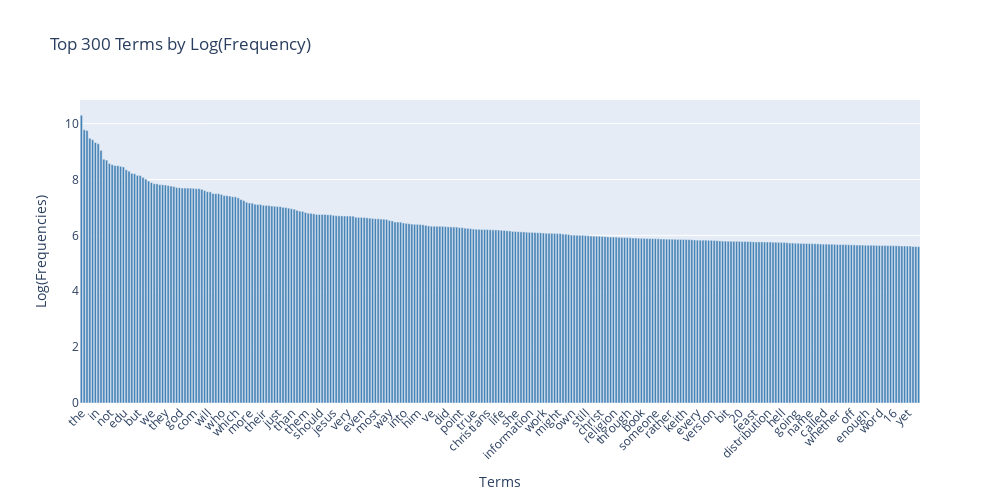

The notebook cell this image was saved under:
### Markdown cell above
### >>> **Exercise 15 (take home):** 
You can copy the code from the previous exercise and change the 'term_frequencies' variable for the 'term_frequencies_log', comment about the differences that you observe and talk about other possible insights that we can get from a log distribution.

### Code cell
# Answer here
# 原始詞頻
term_frequencies = np.asarray(X_counts.sum(axis=0)).ravel()
terms = count_vect.get_feature_names_out()

# 對詞頻取 log(1+x)，避免 log(0) 出錯
term_frequencies_log = np.log1p(term_frequencies)

# 選出前 300 個最高 log 頻率的詞（其實排序結果大致跟原始頻率相同）
top_idx = np.argsort(term_frequencies_log)[::-1][:300]
top_terms = terms[top_idx]
top_freqs = term_frequencies_log[top_idx]

# 繪圖
fig = go.Figure(data=[go.Bar(x=top_terms, 
                             y=top_freqs,
                             marker_color='steelblue')])
fig.update_layout(title='Top 300 Terms by Log(Frequency)',
                  xaxis_title='Terms',
                  yaxis_title='Log(Frequencies)',
                  xaxis_tickangle=-45,
                  width=1000, height=500)
fig.show()

### Figure 1 — Plotly figure (JSON) as saved in the notebook; plotly's stock layout.template omitted (floating-point values rounded to 4 significant figures; data arrays with more than 128 entries replaced by an {"elided": "..."} marker saying what was removed)
{"data": [{"marker": {"color": "steelblue"}, "type": "bar", "x": {"elided": "300 str values"}, "y": {"elided": "300 float values"}}], "layout": {"height": 500, "title": {"text": "Top 300 Terms by Log(Frequency)"}, "width": 1000, "xaxis": {"tickangle": -45, "title": {"text": "Terms"}}, "yaxis": {"title": {"text": "Log(Frequencies)"}}}}
